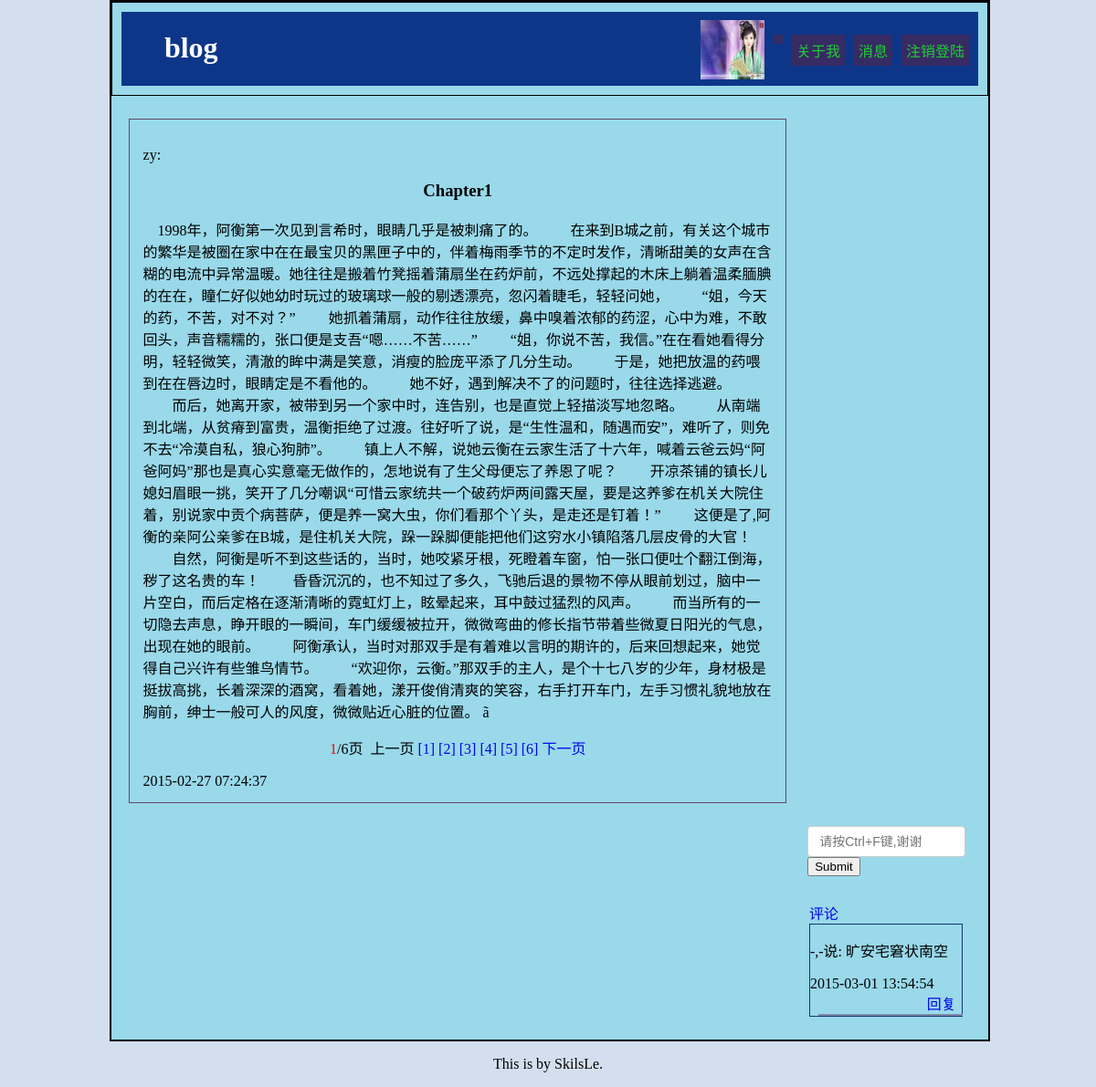
The app's page /php/content.php?content_id=2, older data.
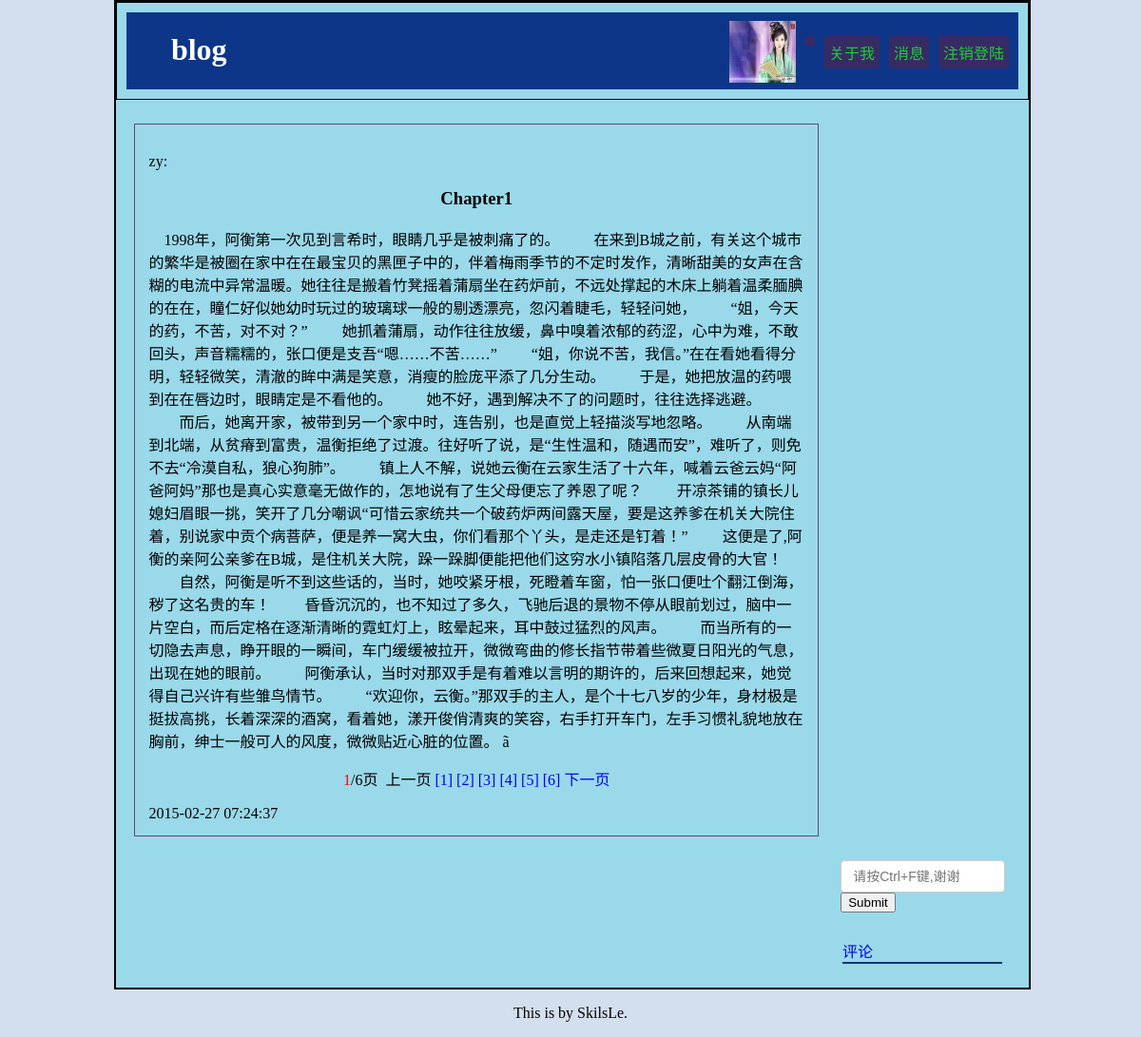
The same page, newer data.
### tables this page shows
CREATE TABLE IF NOT EXISTS `blog_content` (
  `user_id` int(11) NOT NULL,
  `user_name` varchar(10) NOT NULL,
`content_id` int(11) NOT NULL,
  `content_title` varchar(225) NOT NULL,
  `type` varchar(32) NOT NULL,
  `content` text NOT NULL,
  `time` timestamp NOT NULL DEFAULT CURRENT_TIMESTAMP ON UPDATE CURRENT_TIMESTAMP
);

CREATE TABLE IF NOT EXISTS `discuss` (
`discuss_id` int(11) NOT NULL,
  `user_id` int(11) NOT NULL,
  `friend_id` int(11) NOT NULL,
  `user_name` varchar(10) NOT NULL,
  `friend_name` varchar(10) NOT NULL,
  `content_id` int(11) NOT NULL,
  `discuss` text NOT NULL,
  `time` timestamp NOT NULL DEFAULT CURRENT_TIMESTAMP ON UPDATE CURRENT_TIMESTAMP
);

### php/content.php (the view, shortened to what this page needs)
<?php
	include"../php/connect.php";
	$user_id =  $_SESSION['id'];
	$user_name =  $_SESSION['name'];
    $content_id=$_GET['content_id'];
	?>
	<?php
    function ff_page($content,$page)
    {
    global $expert_id;
    $content_id=$_GET['content_id'];
    if (empty($page)) {
         $page = 1 ;
    }
    $PageLength = 3000;
    $CLength = strlen($content);
    $PageCount = floor(($CLength / $PageLength)) + 1;
    $PageArray=array();
    $Seperator = array("\n","\r","。","!","?",";",",","”","’",".","！","？","；");
    if($CLength <= $PageLength)
     {
        echo $content;
     }
       else{
        $PageArray[0]=0;
        $i=0;
    for( $j=0 ; $j < sizeof($Seperator); $j++)
       {
      $Pos=strpos($content,$Seperator[$j],$PageArray[$i]+2900);
      while($Pos > 0 && $Pos<($i+1)*$PageLength && $Pos > $i*$PageLength )
      {
     $PageArray[$i] = $Pos ;
     if ($Pos+$PageLength > $CLength)
     {
         $start_p = $CLength-1 ;
     }
     else{
         $start_p = $Pos+$PageLength ;
     }
     $Pos = strpos($content,$Seperator[$j],$start_p) ;
      }
        if($PageArray[$i]>0)
        {
         $j = $j + sizeof($Seperator) + 1;
        }
 }
    for( $i = 1; $i < $PageCount-1; $i++ )
    {
       for( $j = 0 ; $j < sizeof($Seperator); $j++)
       {
         $Pos=strpos($content,$Seperator[$j],$PageArray[$i-1]+2900);
     while($Pos > 0 && $Pos < ($i+1)*$PageLength && $Pos > $i*$PageLength )
   {
      $PageArray[$i] = $Pos ;
      if ($Pos+$PageLength > $CLength)
      {
         $start_p2 = $CLength-1 ;
      }
      else{
         $start_p2 = $Pos+$PageLength ;
      }
      $Pos = strpos($content,$Seperator[$j],$start_p2) ;
    }
   if($PageArray[$i]>0)
   {
    $j = $j + sizeof($Seperator) + 1;
   }
    }
   }
    $PageArray[$PageCount-1] = $CLength;
    if($page==1)
 {
     $output=substr($content,0,$PageArray[$page-1]+2);
 }
    echo $output ;
 if($PageCount > 1)
 {
    echo "<br \><center>";
    echo "<font color='ff0000'>".$page."</font>/".$PageCount."页 &nbsp;";
    if($page>1)
     echo "<a href=".$_SERVER['PHP_SELF']."?expert_id=$expert_id&content_id=$content_id&page_t=".($page-1).">上一页</a> ";
    else
      echo "上一页 ";
    for( $i=1 ; $i <= $PageCount ; $i++)
    {
     echo "<a href=".$_SERVER['PHP_SELF']."?expert_id=$expert_id&content_id=$content_id&page_t=".$i.">[".$i."]</a> ";
    }
    if($page < $PageCount)
        echo " <a href=".$_SERVER['PHP_SELF']."?expert_id=$expert_id&content_id=$content_id&page_t=".($page+1).">下一页</a> ";
  else
   echo " 下一页 ";
  echo "</center>";
    }
 }
}
?>
<html>
<head>
	<link rel="stylesheet" href="../css/index_style.css">
	<link rel="stylesheet" href="../css/tab.css">
	<link rel="stylesheet" href="../css/timeline.css">
</head>
<body>
<div id="main">
	<div id="header_out">
		<div id="header">
			<div id="header_left">
				<h1>blog</h1>
			</div>
			<div id="header_right">
				<li><a href="../php/cancel.php">注销登陆</a></li>
				<li><a href="#">消息</a></li>
				<li><a href="#">关于我</a></li>
				<li><a href="#"><?php echo $user_name;?></a></li>
				<a href="../php/upload.php"><img src="../php/pic/pic<?php echo $user_id;?>.jpg"  onError="this.src='../php/pic/default.jpg';"/></a>
			</div>
		</div>
	</div>
	<div id="body">
		<div class="body_right2" style="display:block;">
			<div id="log">
				<?php
					$result = $db->query("SELECT * FROM `blog_content` WHERE `content_id` = '$content_id'");
					foreach ($result as $value) {
						print("<p>{$value['user_name']}:</p> <h3>{$value['content_title']}</h3>
							<p id='p'>");
					    $content1=$value['content'];
					    $current=$_REQUEST['page_t'];
					    $result= ff_page($content1,$current);
					    print("{$result}</p>              <span>{$value['time']}</span>
                </div>
    </div>
    <div id='search'>
    <div id='sear'>
      <input type='text' class='form-control' placeholder='请按Ctrl+F键,谢谢'>
      <button type='submit' class='btn btn-default'>Submit</button></div>");
          $content_id=$value['content_id'];
              echo <<<STR
            <div class="time" >
              <a href="#a" class="ping">评论</a>
              <div name="a" class="discu">
                <form name="input" action="../php/discuss.php?content_id={$content_id}" method="post">
                <input type="text" name="discuss" placeholder="{$user_name}说:"/>
                <input type="submit" value="发表" />
                </form>
              </div>
              <div class="reply">
STR;
          $result1 = $db->query("SELECT * FROM `discuss` WHERE `content_id` = '$content_id'");
          foreach ($result1 as $value1) {
              echo <<<STR
                <p>{$value1['user_name']}说: {$value1['discuss']}</p><span class="span">{$value1['time']}
STR;
                echo <<<STR
              <a class="hui" href="#reply">回复</a></span>
              <div class="huifu">
                <div name="reply" class="reply_sub">
                  <form name="input" action="../php/reply.php?discuss_id={$value1['discuss_id']}&friend_id={$value1['user_id']}" method="post">
                  <input type="text" name="reply"  placeholder="{$user_name}对{$value1['user_name']}说:"/>
                  <input type="submit" value="回复"/>
                </form>
              </div>
STR;
              echo <<<STR
            </div>
STR;
}
              echo <<<STR
              </div>
            </div>
          </div>
STR;
}
					?>
		</div>
	</div>
<div id="footer">
	<p>This is by SkilsLe.</p>
</div>
</body>
</html>

### css/index_style.css (style rules this page uses)
body { margin: 0; padding: 0; background: #d3dfee; }
h1 { color: #fff; }
li { list-style: none; }
a { text-decoration: none; }
#main { width: 80%; background: #99d9ea; margin-left: 10%; border: 2px solid #000; }
#header_out { border: 1px solid #000; }
#header { margin: 10px; background: #0d3689; height: 80.875px; }
#header a { color: #1DCF33; }
#header_left { width: 40%; float: left; margin-left: 5%; }
#header_right { float: right; }
#header_right li { list-style: none; float: right; margin-right: 10px; margin-top: 25px; background: #372b63; padding: 5px; text-align: center; }
#header_right img { width: 70px; height: 65px; float: right; margin-top: 9px; margin-right: 10px; }
#body { overflow: auto; }
#search { float: right; margin: 25px; width: 18%; overflow: hidden; }
.form-control { display: block; width: 100%; padding: 6px 12px; font-size: 14px; line-height: 1.42857143; color: #555; border: 1px solid #ccc; border-radius: 4px; }
.time { width: 96%; margin: 0 1%; }
.reply { border: 1px solid #163473; width: 100%; }
.time a { width: 38px; }
#footer { margin-left: 45%; }
#sear { margin-bottom: 16%; }
.reply a,.span { float: right; }
.huifu { margin-left: 5.4%; border: 1px solid #7F8DAB; width: 94%; overflow: auto; }
.reply p { overflow: auto; width: 100%; }

### css/tab.css (style rules this page uses)
.body_right2 { margin-top: 25px; width: 75%; margin-left: 2%; float: left; }
#log { border: 1px solid #644664; padding: 2%; }
#log h3 { text-align: center; }

Row changes from the older to the newer data that the page shows:
removed discuss: user_name "-,-", discuss "旷安宅窘状南空", time "2015-03-01 13:54:54"
